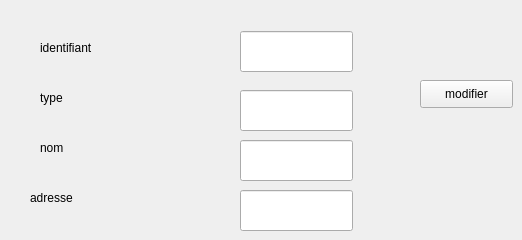
      <widget class="QWidget" name="tab_19">
       <attribute name="title">
        <string>modifer</string>
       </attribute>
       <widget class="QLabel" name="label_38">
        <property name="geometry">
         <rect>
          <x>40</x>
          <y>40</y>
          <width>111</width>
          <height>16</height>
         </rect>
        </property>
        <property name="text">
         <string>identifiant</string>
        </property>
       </widget>
       <widget class="QLabel" name="label_39">
        <property name="geometry">
         <rect>
          <x>40</x>
          <y>90</y>
          <width>56</width>
          <height>16</height>
         </rect>
        </property>
        <property name="text">
         <string>type</string>
        </property>
       </widget>
       <widget class="QLabel" name="label_40">
        <property name="geometry">
         <rect>
          <x>40</x>
          <y>140</y>
          <width>56</width>
          <height>16</height>
         </rect>
        </property>
        <property name="text">
         <string>nom</string>
        </property>
       </widget>
       <widget class="QLabel" name="label_41">
        <property name="geometry">
         <rect>
          <x>30</x>
          <y>190</y>
          <width>56</width>
          <height>16</height>
         </rect>
        </property>
        <property name="text">
         <string>adresse</string>
        </property>
       </widget>
       <widget class="QLineEdit" name="le_id_5">
        <property name="geometry">
         <rect>
          <x>240</x>
          <y>31</y>
          <width>113</width>
          <height>41</height>
         </rect>
        </property>
       </widget>
       <widget class="QLineEdit" name="le_id_6">
        <property name="geometry">
         <rect>
          <x>240</x>
          <y>140</y>
          <width>113</width>
          <height>41</height>
         </rect>
        </property>
       </widget>
       <widget class="QLineEdit" name="le_id_7">
        <property name="geometry">
         <rect>
          <x>240</x>
          <y>90</y>
          <width>113</width>
          <height>41</height>
         </rect>
        </property>
       </widget>
       <widget class="QPushButton" name="pb_ajouter_3">
        <property name="geometry">
         <rect>
          <x>420</x>
          <y>80</y>
          <width>93</width>
          <height>28</height>
         </rect>
        </property>
        <property name="text">
         <string>modifier</string>
        </property>
       </widget>
       <widget class="QLineEdit" name="le_id_8">
        <property name="geometry">
         <rect>
          <x>240</x>
          <y>190</y>
          <width>113</width>
          <height>41</height>
         </rect>
        </property>
       </widget>
      </widget>
